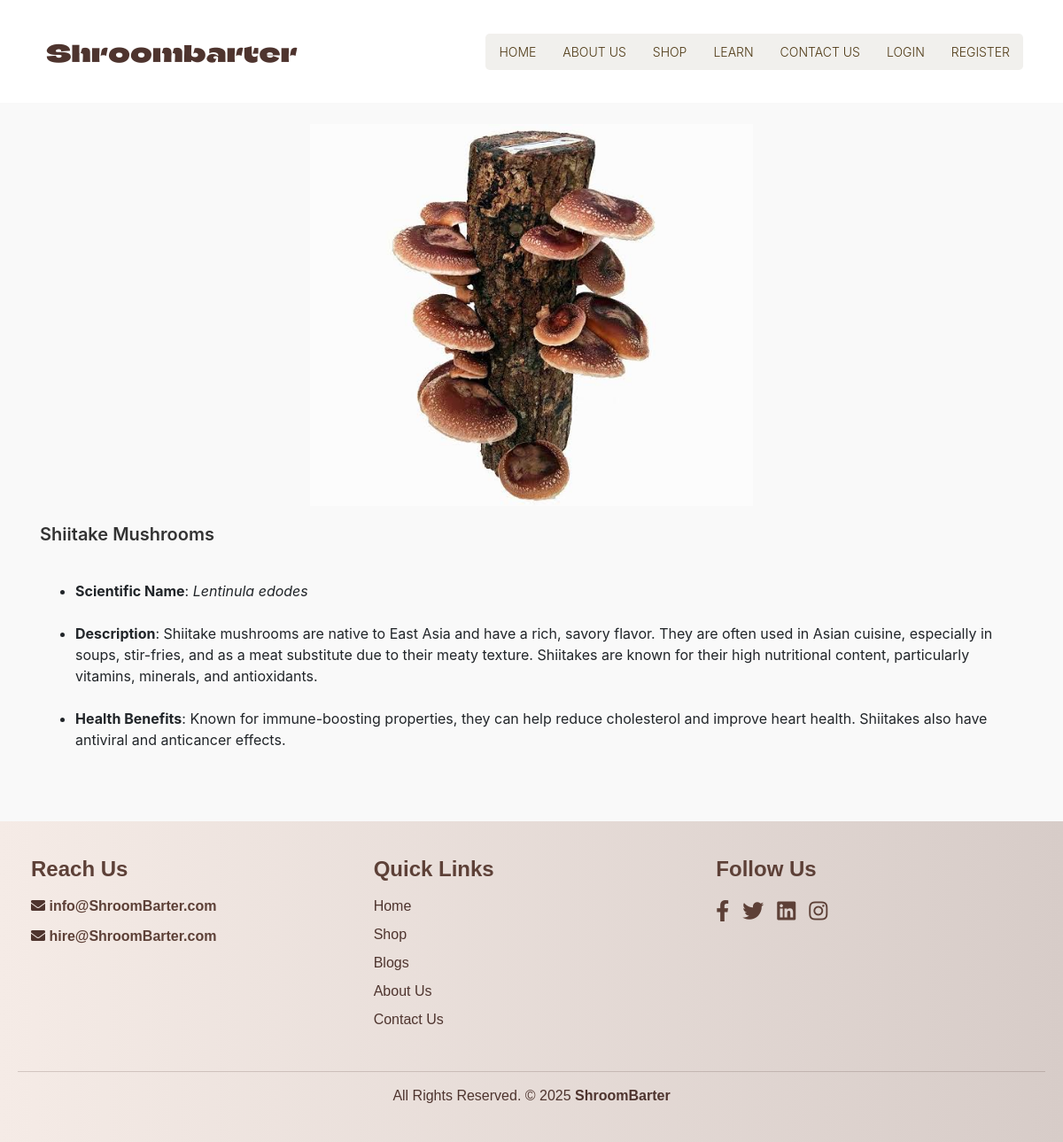
Screenshot of /blogs/1/ with the database file from the repository.
### products/models.py (models this page shows, shortened)
class Blog(models.Model):
    title = models.CharField(max_length=200)
    description = RichTextField(help_text="Enter the main description text for the About section")
    image = models.ImageField(upload_to='blogs/')
    created_at = models.DateTimeField(auto_now_add=True)

### products/views.py (the view)
# urls.py: path('blogs/<int:id>/', views.blog_detail, name='blog_detail'),
def blog_detail(request, id):
    blog = get_object_or_404(Blog, id=id)
    return render(request, 'products/blog_detail.html', {'blog': blog})

### templates/products/blog_detail.html (shortened to what this page needs)
{% extends 'products/base.html' %}
{% block content %}
<section id="blog-detail" class="section-container">
    <div class="container">
        <article class="blog-detail-card">
            <img src="{{ blog.image.url }}" alt="{{ blog.title }}" class="blog-detail-image">
            <div class="blog-detail-content">
                <h1 class="blog-title">{{ blog.title }}</h1>
                <p class="blog-description">{{ blog.description|safe|linebreaks }}</p>
            </div>
        </article>
    </div>
</section>
{% endblock %}

### static/css/home.css (style rules this page uses)
body { padding-top: 54px; font-family: 'Poppins', sans-serif; font-size: 14px; color: #4e3914; }
@media (min-width: 992px) { body { padding-top: 80px; } }
.blog-title { font-size: 1.5rem; font-weight: bold; color: #333; margin-bottom: 10px; }
.blog-description { font-size: 1rem; color: #555; margin-bottom: 20px; }

### static/css/blog.css (style rules this page uses)
.section-container { padding: 40px 20px; background-color: #f9f9f9; }
.container { max-width: 1200px; margin: 0 auto; }
.blog-title { font-size: 1.25rem; font-weight: 600; margin-bottom: 10px; color: #333; }
.blog-description { font-size: 1rem; color: #555; line-height: 1.6; margin-bottom: 15px; }

### static/css/style1.css (style rules this page uses)
body { padding-top: 54px; font-family: 'Poppins', sans-serif; font-size: 14px; color: #4e3914; }
@media (min-width: 992px) { body { padding-top: 80px; } }

### templates/products/blog_detail.html (style rules this page uses)
.blog-detail-image { width: 100%; max-width: 600px; height: auto; object-fit: cover; margin-bottom: 20px; display: block; margin-left: auto; margin-right: auto; }
#blog-detail { padding-top: 60px; }
@media (min-width: 1200px) { .blog-detail-image { max-width: 500px; } }

### rows the page displays
Blog: image (picture), title "Shiitake Mushrooms", description "Scientific Name : Lentinula edodes Description : Shiitake mushrooms are native to East Asia and have a rich, savory flavor. They are often used in Asian cuisine, especially in soups, stir-fries, and as a meat substitute due to their meaty texture. Shiitakes are known for their high nutritional content, particularly vitamins, minerals, and antioxidants. Health Benefits : Known for immune-boosting properties, they can help reduce cholesterol and improve heart health. Shiitakes also have antiviral and anticancer effects."
